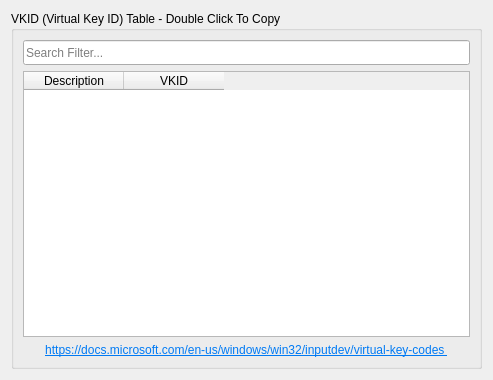
<?xml version="1.0" encoding="UTF-8"?>
<ui version="4.0">
 <class>VkidTableDialog</class>
 <widget class="QDialog" name="VkidTableDialog">
  <property name="windowModality">
   <enum>Qt::NonModal</enum>
  </property>
  <property name="geometry">
   <rect>
    <x>0</x>
    <y>0</y>
    <width>493</width>
    <height>380</height>
   </rect>
  </property>
  <property name="windowTitle">
   <string>VKID Table</string>
  </property>
  <layout class="QVBoxLayout" name="verticalLayout_2">
   <item>
    <widget class="QGroupBox" name="groupBox">
     <property name="title">
      <string>VKID (Virtual Key ID) Table - Double Click To Copy</string>
     </property>
     <layout class="QVBoxLayout" name="verticalLayout">
      <item>
       <widget class="QLineEdit" name="leditSearchFilter">
        <property name="minimumSize">
         <size>
          <width>0</width>
          <height>25</height>
         </size>
        </property>
        <property name="placeholderText">
         <string>Search Filter...</string>
        </property>
       </widget>
      </item>
      <item>
       <widget class="QTableWidget" name="tablewVkidTable">
        <property name="editTriggers">
         <set>QAbstractItemView::NoEditTriggers</set>
        </property>
        <property name="selectionMode">
         <enum>QAbstractItemView::SingleSelection</enum>
        </property>
        <property name="selectionBehavior">
         <enum>QAbstractItemView::SelectRows</enum>
        </property>
        <property name="sortingEnabled">
         <bool>false</bool>
        </property>
        <column>
         <property name="text">
          <string>Description</string>
         </property>
        </column>
        <column>
         <property name="text">
          <string>VKID</string>
         </property>
        </column>
       </widget>
      </item>
      <item>
       <widget class="QLabel" name="labelMsdnLink">
        <property name="font">
         <font>
          <underline>false</underline>
          <kerning>false</kerning>
         </font>
        </property>
        <property name="cursor">
         <cursorShape>PointingHandCursor</cursorShape>
        </property>
        <property name="toolTip">
         <string>View Original MSDN Documentation</string>
        </property>
        <property name="styleSheet">
         <string notr="true"/>
        </property>
        <property name="text">
         <string>&lt;html&gt;&lt;head/&gt;&lt;body&gt;&lt;p&gt;&lt;a href=&quot;https://docs.microsoft.com/en-us/windows/win32/inputdev/virtual-key-codes&quot;&gt;&lt;span style=&quot; text-decoration: underline; color:#007af4;&quot;&gt;https://docs.microsoft.com/en-us/windows/win32/inputdev/virtual-key-codes &lt;/span&gt;&lt;/a&gt;&lt;/p&gt;&lt;/body&gt;&lt;/html&gt;</string>
        </property>
        <property name="textFormat">
         <enum>Qt::RichText</enum>
        </property>
        <property name="alignment">
         <set>Qt::AlignCenter</set>
        </property>
        <property name="openExternalLinks">
         <bool>true</bool>
        </property>
        <property name="textInteractionFlags">
         <set>Qt::LinksAccessibleByKeyboard|Qt::LinksAccessibleByMouse</set>
        </property>
       </widget>
      </item>
     </layout>
    </widget>
   </item>
  </layout>
 </widget>
 <resources/>
 <connections/>
</ui>
